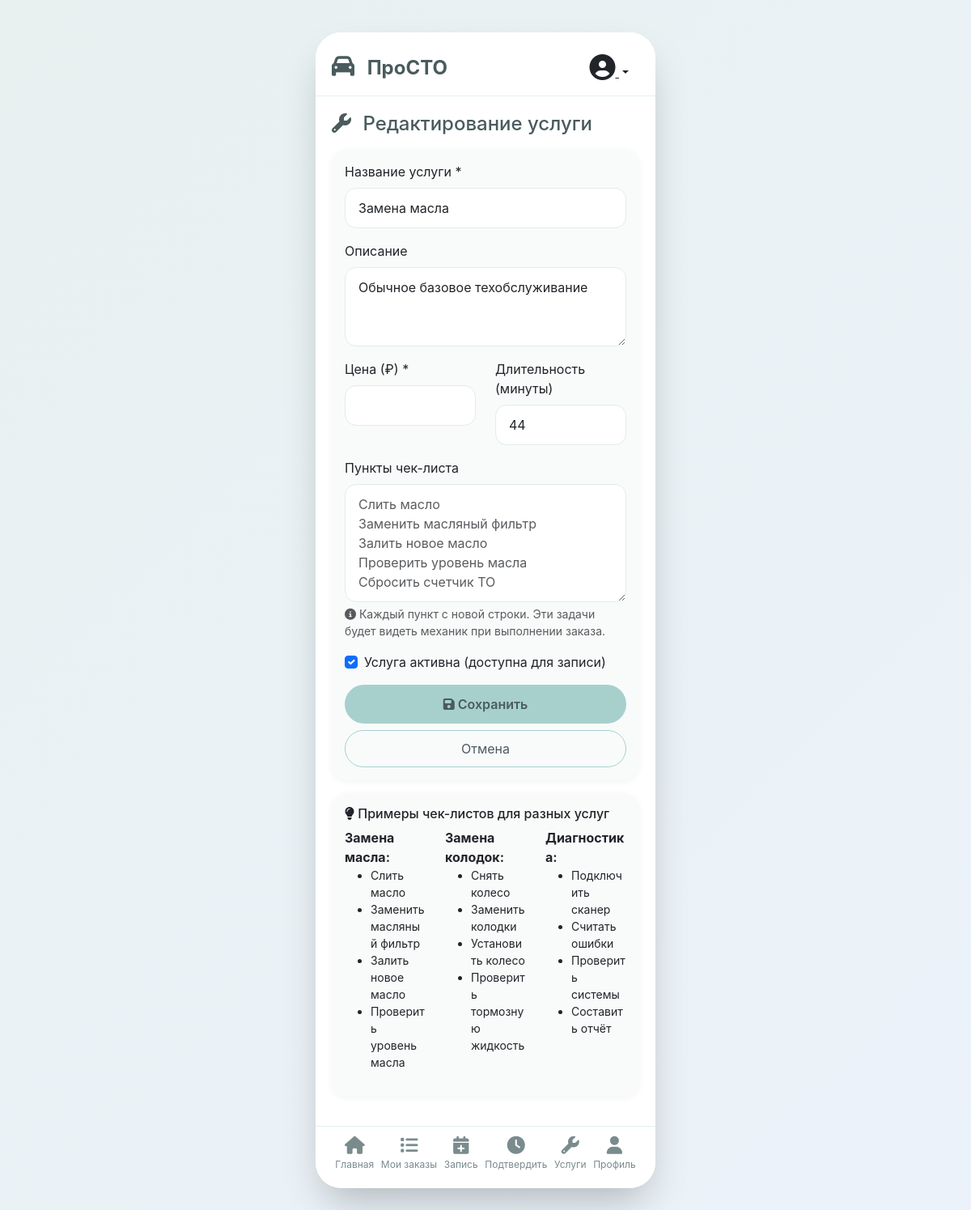
Page /services/edit/1/ (signed in) on the committed database.
### services/models.py (models this page shows, shortened)
class Service(models.Model):
    name = models.CharField(max_length=100, verbose_name='Название услуги')
    description = models.TextField(blank=True, verbose_name='Описание')
    price = models.DecimalField(max_digits=10, decimal_places=2, verbose_name='Цена')
    duration_minutes = models.IntegerField(default=60, verbose_name='Длительность (мин)')
    is_active = models.BooleanField(default=True, verbose_name='Активна')
    checklist_items = models.TextField(
        blank=True,
        verbose_name='Пункты чек-листа',
        help_text='Каждый пункт с новой строки'
    )

### services/views.py (the view, shortened to what this page needs)
# urls.py: path('services/edit/<int:service_id>/', services_views.service_edit, name='service_edit'),
@login_required
@user_passes_test(is_owner_or_admin)
def service_edit(request, service_id):
    service = get_object_or_404(Service, id=service_id)
    return render(request, 'services/service_form.html', {'service': service})

### services/views.py (called while the page is built)
def is_owner_or_admin(user):
    return user.role in ['owner', 'admin'] or user.is_staff

### templates/services/service_form.html (shortened to what this page needs)
{% extends 'core/base.html' %}
{% block content %}
<h4 class="mb-3">
    <i class="fas fa-wrench me-2"></i>
    {% if service %}Редактирование услуги{% else %}Новая услуга{% endif %}
</h4>
<div class="card">
    <div class="card-body">
        <form method="post">
            <div class="mb-3">
                <label class="form-label">Название услуги *</label>
                <input type="text" name="name" class="form-control" value="{{ service.name|default:'' }}" required>
            </div>
            <div class="mb-3">
                <label class="form-label">Описание</label>
                <textarea name="description" class="form-control" rows="3">{{ service.description|default:'' }}</textarea>
            </div>
            <div class="row">
                <div class="col-md-6 mb-3">
                    <label class="form-label">Цена (₽) *</label>
                    <input type="number" name="price" class="form-control" step="0.01" value="{{ service.price|default:'' }}" required>
                </div>
                <div class="col-md-6 mb-3">
                    <label class="form-label">Длительность (минуты)</label>
                    <input type="number" name="duration_minutes" class="form-control" value="{{ service.duration_minutes|default:'60' }}">
                </div>
            </div>
            <div class="mb-3">
                <label class="form-label">Пункты чек-листа</label>
                <textarea name="checklist_items" class="form-control" rows="5" placeholder="Слить масло&#10;Заменить масляный фильтр&#10;Залить новое масло&#10;Проверить уровень масла&#10;Сбросить счетчик ТО">{{ service.checklist_items|default:'' }}</textarea>
                <div class="form-text text-muted">
                    <i class="fas fa-info-circle"></i> Каждый пункт с новой строки. Эти задачи будет видеть механик при выполнении заказа.
                </div>
            </div>
            <div class="mb-3 form-check">
                <input type="checkbox" name="is_active" class="form-check-input" id="is_active" {% if service.is_active or not service %}checked{% endif %}>
                <label class="form-check-label" for="is_active">Услуга активна (доступна для записи)</label>
            </div>
            <button type="submit" class="btn btn-primary w-100">
                <i class="fas fa-save"></i> Сохранить
            </button>
            <a href="{% url 'service_list' %}" class="btn btn-outline w-100 mt-2">Отмена</a>
        </form>
    </div>
</div>
<div class="card mt-3">
    <div class="card-body">
        <h6><i class="fas fa-lightbulb"></i> Примеры чек-листов для разных услуг</h6>
        <div class="row mt-2">
            <div class="col-md-4">
                <strong>Замена масла:</strong>
                <ul class="small">
                    <li>Слить масло</li>
                    <li>Заменить масляный фильтр</li>
                    <li>Залить новое масло</li>
                    <li>Проверить уровень масла</li>
                </ul>
            </div>
            <div class="col-md-4">
                <strong>Замена колодок:</strong>
                <ul class="small">
                    <li>Снять колесо</li>
                    <li>Заменить колодки</li>
                    <li>Установить колесо</li>
                    <li>Проверить тормозную жидкость</li>
                </ul>
            </div>
            <div class="col-md-4">
                <strong>Диагностика:</strong>
                <ul class="small">
                    <li>Подключить сканер</li>
                    <li>Считать ошибки</li>
                    <li>Проверить системы</li>
                    <li>Составить отчёт</li>
                </ul>
            </div>
        </div>
    </div>
</div>
{% endblock %}

### static/css/main.css (style rules this page uses)
:root { --bg-pastel-green: #E8F1F0; --bg-pastel-blue: #EBF2FA; --primary-pastel: #A7D0CD; --secondary-pastel: #D4E2D4; --accent-pastel: #F4E3D7; --text-dark: #4A5B5E; --text-light: #7A8B8E; --card-bg: #FFFFFF; --shadow: rgba(0, 0, 0, 0.05); }
* { margin: 0; padding: 0; box-sizing: border-box; }
body { background: linear-gradient(135deg, var(--bg-pastel-green) 0%, var(--bg-pastel-blue) 100%); font-family: 'Inter', -apple-system, BlinkMacSystemFont, 'Segoe UI', Roboto, Helvetica, Arial, sans-serif; color: var(--text-dark); min-height: 100vh; }
.card { border: none; border-radius: 20px; background: #F9FBFB; margin-bottom: 16px; transition: transform 0.1s ease; box-shadow: 0 2px 8px var(--shadow); }
.card-body { padding: 16px; }
.btn-primary { background: var(--primary-pastel); border: none; color: var(--text-dark); font-weight: 600; padding: 12px; border-radius: 30px; transition: all 0.2s ease; }
.btn-outline { background: transparent; border: 1px solid var(--primary-pastel); padding: 10px; border-radius: 30px; color: var(--text-dark); }
.form-control, .form-select { border-radius: 14px; border: 1px solid #E5EAEA; padding: 12px 16px; background: #FFFFFF; }

### rows in the picture
Service: name "Замена масла", description "Обычное базовое техобслуживание", duration_minutes "44", is_active "☑"
